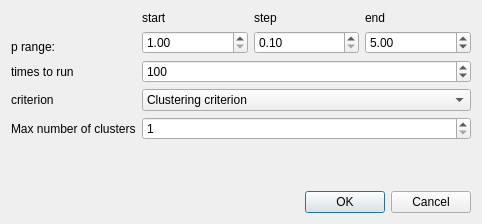
<?xml version="1.0" encoding="UTF-8"?>
<ui version="4.0">
 <class>Dialog</class>
 <widget class="QDialog" name="Dialog">
  <property name="geometry">
   <rect>
    <x>0</x>
    <y>0</y>
    <width>482</width>
    <height>224</height>
   </rect>
  </property>
  <property name="windowTitle">
   <string>Dialog</string>
  </property>
  <layout class="QVBoxLayout" name="verticalLayout">
   <item>
    <layout class="QFormLayout" name="formLayout">
     <property name="labelAlignment">
      <set>Qt::AlignBottom|Qt::AlignLeading|Qt::AlignLeft</set>
     </property>
     <property name="formAlignment">
      <set>Qt::AlignLeading|Qt::AlignLeft|Qt::AlignTop</set>
     </property>
     <item row="1" column="0">
      <widget class="QLabel" name="label">
       <property name="minimumSize">
        <size>
         <width>0</width>
         <height>30</height>
        </size>
       </property>
       <property name="text">
        <string>p range:     </string>
       </property>
       <property name="alignment">
        <set>Qt::AlignBottom|Qt::AlignLeading|Qt::AlignLeft</set>
       </property>
      </widget>
     </item>
     <item row="1" column="1">
      <layout class="QGridLayout" name="gridLayout">
       <item row="0" column="0">
        <widget class="QLabel" name="label_2">
         <property name="text">
          <string>start</string>
         </property>
        </widget>
       </item>
       <item row="1" column="0">
        <widget class="QDoubleSpinBox" name="start_spin">
         <property name="minimum">
          <double>1.000000000000000</double>
         </property>
         <property name="singleStep">
          <double>0.100000000000000</double>
         </property>
         <property name="value">
          <double>1.000000000000000</double>
         </property>
        </widget>
       </item>
       <item row="1" column="2">
        <widget class="QDoubleSpinBox" name="end_spin">
         <property name="minimum">
          <double>3.000000000000000</double>
         </property>
         <property name="maximum">
          <double>50.000000000000000</double>
         </property>
         <property name="singleStep">
          <double>0.100000000000000</double>
         </property>
         <property name="value">
          <double>5.000000000000000</double>
         </property>
        </widget>
       </item>
       <item row="1" column="1">
        <widget class="QDoubleSpinBox" name="step_spin">
         <property name="minimum">
          <double>0.100000000000000</double>
         </property>
         <property name="maximum">
          <double>1.000000000000000</double>
         </property>
         <property name="singleStep">
          <double>0.010000000000000</double>
         </property>
        </widget>
       </item>
       <item row="0" column="1">
        <widget class="QLabel" name="label_3">
         <property name="text">
          <string>step</string>
         </property>
        </widget>
       </item>
       <item row="0" column="2">
        <widget class="QLabel" name="label_4">
         <property name="text">
          <string>end</string>
         </property>
        </widget>
       </item>
      </layout>
     </item>
     <item row="2" column="0">
      <widget class="QLabel" name="label_5">
       <property name="text">
        <string>times to run</string>
       </property>
      </widget>
     </item>
     <item row="2" column="1">
      <widget class="QSpinBox" name="times_spin">
       <property name="minimum">
        <number>5</number>
       </property>
       <property name="maximum">
        <number>10000</number>
       </property>
       <property name="singleStep">
        <number>10</number>
       </property>
       <property name="value">
        <number>100</number>
       </property>
      </widget>
     </item>
     <item row="3" column="0">
      <widget class="QLabel" name="label_6">
       <property name="text">
        <string>criterion</string>
       </property>
      </widget>
     </item>
     <item row="3" column="1">
      <widget class="QComboBox" name="criterion_combo_box">
       <item>
        <property name="text">
         <string>Clustering criterion</string>
        </property>
       </item>
       <item>
        <property name="text">
         <string>Silhouette Width</string>
        </property>
       </item>
       <item>
        <property name="text">
         <string>Calinski-Harabasz index</string>
        </property>
       </item>
      </widget>
     </item>
     <item row="4" column="1">
      <widget class="QSpinBox" name="clusters_number_spin">
       <property name="minimum">
        <number>1</number>
       </property>
       <property name="maximum">
        <number>999999</number>
       </property>
      </widget>
     </item>
     <item row="4" column="0">
      <widget class="QLabel" name="label_7">
       <property name="text">
        <string>Max number of clusters</string>
       </property>
      </widget>
     </item>
    </layout>
   </item>
   <item>
    <widget class="QDialogButtonBox" name="buttonBox">
     <property name="orientation">
      <enum>Qt::Horizontal</enum>
     </property>
     <property name="standardButtons">
      <set>QDialogButtonBox::Cancel|QDialogButtonBox::Ok</set>
     </property>
    </widget>
   </item>
  </layout>
 </widget>
 <resources/>
 <connections>
  <connection>
   <sender>buttonBox</sender>
   <signal>accepted()</signal>
   <receiver>Dialog</receiver>
   <slot>accept()</slot>
   <hints>
    <hint type="sourcelabel">
     <x>248</x>
     <y>254</y>
    </hint>
    <hint type="destinationlabel">
     <x>157</x>
     <y>274</y>
    </hint>
   </hints>
  </connection>
  <connection>
   <sender>buttonBox</sender>
   <signal>rejected()</signal>
   <receiver>Dialog</receiver>
   <slot>reject()</slot>
   <hints>
    <hint type="sourcelabel">
     <x>316</x>
     <y>260</y>
    </hint>
    <hint type="destinationlabel">
     <x>286</x>
     <y>274</y>
    </hint>
   </hints>
  </connection>
 </connections>
</ui>
